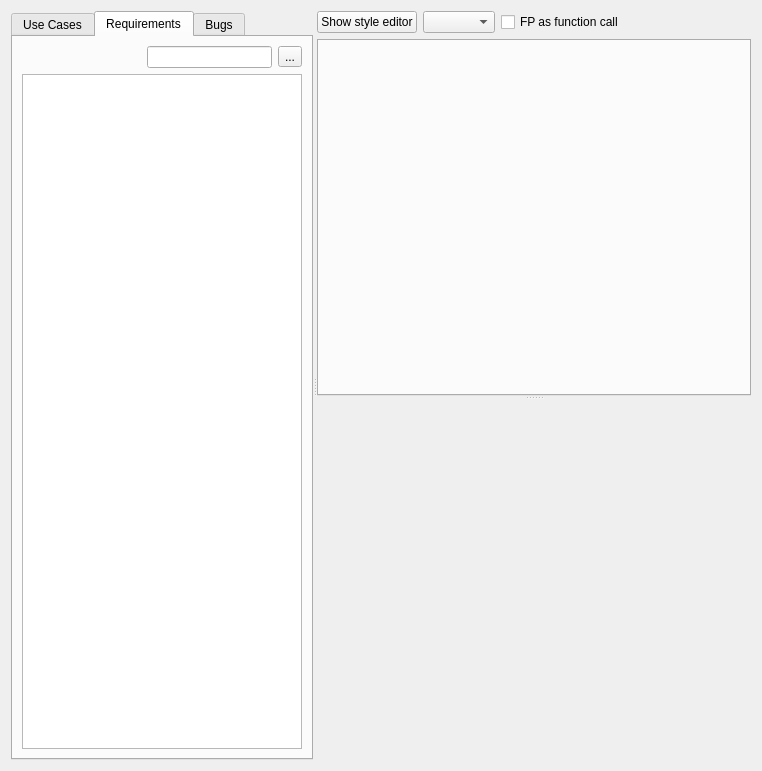
<?xml version="1.0" encoding="UTF-8"?>
<ui version="4.0">
 <class>Form</class>
 <widget class="QWidget" name="Form">
  <property name="geometry">
   <rect>
    <x>0</x>
    <y>0</y>
    <width>762</width>
    <height>771</height>
   </rect>
  </property>
  <property name="windowTitle">
   <string>Form</string>
  </property>
  <layout class="QVBoxLayout" name="verticalLayout_4">
   <item>
    <widget class="QSplitter" name="splitter_2">
     <property name="orientation">
      <enum>Qt::Horizontal</enum>
     </property>
     <widget class="QTabWidget" name="tabWidget">
      <property name="sizePolicy">
       <sizepolicy hsizetype="Preferred" vsizetype="Expanding">
        <horstretch>0</horstretch>
        <verstretch>0</verstretch>
       </sizepolicy>
      </property>
      <property name="minimumSize">
       <size>
        <width>0</width>
        <height>0</height>
       </size>
      </property>
      <property name="currentIndex">
       <number>1</number>
      </property>
      <widget class="QWidget" name="tab_2">
       <attribute name="title">
        <string>Use Cases</string>
       </attribute>
       <layout class="QVBoxLayout" name="verticalLayout_2">
        <item>
         <layout class="QHBoxLayout" name="horizontalLayout_3">
          <item>
           <spacer name="horizontalSpacer_3">
            <property name="orientation">
             <enum>Qt::Horizontal</enum>
            </property>
            <property name="sizeHint" stdset="0">
             <size>
              <width>40</width>
              <height>20</height>
             </size>
            </property>
           </spacer>
          </item>
          <item>
           <widget class="QLineEdit" name="edtFindUseCase"/>
          </item>
          <item>
           <widget class="QToolButton" name="btnFindUseCase">
            <property name="text">
             <string>...</string>
            </property>
            <property name="icon">
             <iconset theme="edit-find">
              <normaloff/>
             </iconset>
            </property>
           </widget>
          </item>
         </layout>
        </item>
        <item>
         <widget class="ModelItemTree" name="treeUseCases">
          <property name="contextMenuPolicy">
           <enum>Qt::ActionsContextMenu</enum>
          </property>
          <property name="editTriggers">
           <set>QAbstractItemView::EditKeyPressed</set>
          </property>
          <property name="dragEnabled">
           <bool>true</bool>
          </property>
          <property name="dragDropMode">
           <enum>QAbstractItemView::DragDrop</enum>
          </property>
          <property name="defaultDropAction">
           <enum>Qt::IgnoreAction</enum>
          </property>
          <property name="selectionMode">
           <enum>QAbstractItemView::ExtendedSelection</enum>
          </property>
          <property name="headerHidden">
           <bool>true</bool>
          </property>
          <column>
           <property name="text">
            <string notr="true">1</string>
           </property>
          </column>
         </widget>
        </item>
        <item>
         <widget class="QGroupBox" name="groupBox">
          <property name="sizePolicy">
           <sizepolicy hsizetype="Expanding" vsizetype="Expanding">
            <horstretch>0</horstretch>
            <verstretch>0</verstretch>
           </sizepolicy>
          </property>
          <property name="title">
           <string>Available Blocks</string>
          </property>
          <layout class="QVBoxLayout" name="verticalLayout_3">
           <item>
            <layout class="QHBoxLayout" name="horizontalLayout_4">
             <item>
              <spacer name="horizontalSpacer_4">
               <property name="orientation">
                <enum>Qt::Horizontal</enum>
               </property>
               <property name="sizeHint" stdset="0">
                <size>
                 <width>40</width>
                 <height>20</height>
                </size>
               </property>
              </spacer>
             </item>
             <item>
              <widget class="QLineEdit" name="edtFindBlock"/>
             </item>
             <item>
              <widget class="QToolButton" name="btnFindBlock">
               <property name="text">
                <string>...</string>
               </property>
               <property name="icon">
                <iconset theme="edit-find">
                 <normaloff/>
                </iconset>
               </property>
              </widget>
             </item>
            </layout>
           </item>
           <item>
            <widget class="ModelItemTree" name="treeBlocks">
             <property name="contextMenuPolicy">
              <enum>Qt::ActionsContextMenu</enum>
             </property>
             <property name="editTriggers">
              <set>QAbstractItemView::EditKeyPressed</set>
             </property>
             <property name="dragEnabled">
              <bool>true</bool>
             </property>
             <property name="dragDropMode">
              <enum>QAbstractItemView::DragDrop</enum>
             </property>
             <property name="defaultDropAction">
              <enum>Qt::IgnoreAction</enum>
             </property>
             <property name="selectionMode">
              <enum>QAbstractItemView::ExtendedSelection</enum>
             </property>
             <property name="rootIsDecorated">
              <bool>true</bool>
             </property>
             <property name="headerHidden">
              <bool>true</bool>
             </property>
             <column>
              <property name="text">
               <string notr="true">1</string>
              </property>
             </column>
            </widget>
           </item>
          </layout>
         </widget>
        </item>
       </layout>
      </widget>
      <widget class="QWidget" name="tab_4">
       <attribute name="title">
        <string>Requirements</string>
       </attribute>
       <layout class="QVBoxLayout" name="verticalLayout_6">
        <item>
         <layout class="QVBoxLayout" name="verticalLayout_5">
          <item>
           <layout class="QHBoxLayout" name="horizontalLayout">
            <item>
             <spacer name="horizontalSpacer_2">
              <property name="orientation">
               <enum>Qt::Horizontal</enum>
              </property>
              <property name="sizeHint" stdset="0">
               <size>
                <width>40</width>
                <height>20</height>
               </size>
              </property>
             </spacer>
            </item>
            <item>
             <widget class="QLineEdit" name="edtFindReq"/>
            </item>
            <item>
             <widget class="QToolButton" name="btnFindReq">
              <property name="text">
               <string>...</string>
              </property>
              <property name="icon">
               <iconset theme="edit-find">
                <normaloff/>
               </iconset>
              </property>
              <property name="toolButtonStyle">
               <enum>Qt::ToolButtonIconOnly</enum>
              </property>
             </widget>
            </item>
           </layout>
          </item>
          <item>
           <widget class="ModelItemTree" name="treeRequirements">
            <property name="contextMenuPolicy">
             <enum>Qt::ActionsContextMenu</enum>
            </property>
            <property name="editTriggers">
             <set>QAbstractItemView::EditKeyPressed</set>
            </property>
            <property name="dragEnabled">
             <bool>true</bool>
            </property>
            <property name="dragDropMode">
             <enum>QAbstractItemView::DragDrop</enum>
            </property>
            <property name="defaultDropAction">
             <enum>Qt::IgnoreAction</enum>
            </property>
            <property name="selectionMode">
             <enum>QAbstractItemView::ExtendedSelection</enum>
            </property>
            <property name="headerHidden">
             <bool>true</bool>
            </property>
            <column>
             <property name="text">
              <string notr="true">1</string>
             </property>
            </column>
           </widget>
          </item>
         </layout>
        </item>
       </layout>
      </widget>
      <widget class="QWidget" name="bugs">
       <attribute name="title">
        <string>Bugs</string>
       </attribute>
       <layout class="QVBoxLayout" name="verticalLayout_8">
        <item>
         <layout class="QVBoxLayout" name="verticalLayout_7">
          <item>
           <layout class="QHBoxLayout" name="horizontalLayout_5">
            <item>
             <spacer name="horizontalSpacer_5">
              <property name="orientation">
               <enum>Qt::Horizontal</enum>
              </property>
              <property name="sizeHint" stdset="0">
               <size>
                <width>40</width>
                <height>20</height>
               </size>
              </property>
             </spacer>
            </item>
            <item>
             <widget class="QLineEdit" name="edtFindBug"/>
            </item>
            <item>
             <widget class="QToolButton" name="btnFindBug">
              <property name="text">
               <string>...</string>
              </property>
              <property name="icon">
               <iconset theme="edit-find">
                <normaloff/>
               </iconset>
              </property>
              <property name="toolButtonStyle">
               <enum>Qt::ToolButtonIconOnly</enum>
              </property>
             </widget>
            </item>
           </layout>
          </item>
          <item>
           <widget class="ModelItemTree" name="treeBugs">
            <property name="contextMenuPolicy">
             <enum>Qt::ActionsContextMenu</enum>
            </property>
            <property name="editTriggers">
             <set>QAbstractItemView::EditKeyPressed</set>
            </property>
            <property name="dragEnabled">
             <bool>true</bool>
            </property>
            <property name="dragDropMode">
             <enum>QAbstractItemView::DragDrop</enum>
            </property>
            <property name="defaultDropAction">
             <enum>Qt::IgnoreAction</enum>
            </property>
            <property name="selectionMode">
             <enum>QAbstractItemView::ExtendedSelection</enum>
            </property>
            <property name="headerHidden">
             <bool>true</bool>
            </property>
            <column>
             <property name="text">
              <string notr="true">1</string>
             </property>
            </column>
           </widget>
          </item>
         </layout>
        </item>
       </layout>
      </widget>
     </widget>
     <widget class="QSplitter" name="splitter">
      <property name="sizePolicy">
       <sizepolicy hsizetype="Preferred" vsizetype="Expanding">
        <horstretch>1</horstretch>
        <verstretch>0</verstretch>
       </sizepolicy>
      </property>
      <property name="frameShape">
       <enum>QFrame::NoFrame</enum>
      </property>
      <property name="orientation">
       <enum>Qt::Vertical</enum>
      </property>
      <widget class="QWidget" name="layoutWidget">
       <layout class="QVBoxLayout" name="verticalLayout">
        <item>
         <layout class="QHBoxLayout" name="horizontalLayout_2">
          <item>
           <widget class="QPushButton" name="btnShowStyles">
            <property name="text">
             <string>Show style editor</string>
            </property>
           </widget>
          </item>
          <item>
           <widget class="QComboBox" name="cmbRole"/>
          </item>
          <item>
           <widget class="QCheckBox" name="chkFunctionFP">
            <property name="toolTip">
             <string/>
            </property>
            <property name="statusTip">
             <string/>
            </property>
            <property name="whatsThis">
             <string/>
            </property>
            <property name="text">
             <string>FP as function call</string>
            </property>
            <property name="tristate">
             <bool>false</bool>
            </property>
           </widget>
          </item>
          <item>
           <spacer name="horizontalSpacer">
            <property name="orientation">
             <enum>Qt::Horizontal</enum>
            </property>
            <property name="sizeHint" stdset="0">
             <size>
              <width>40</width>
              <height>20</height>
             </size>
            </property>
           </spacer>
          </item>
         </layout>
        </item>
        <item>
         <widget class="QTabWidget" name="tabGraphicViews">
          <property name="sizePolicy">
           <sizepolicy hsizetype="Expanding" vsizetype="Expanding">
            <horstretch>1</horstretch>
            <verstretch>3</verstretch>
           </sizepolicy>
          </property>
          <property name="currentIndex">
           <number>-1</number>
          </property>
          <property name="tabsClosable">
           <bool>true</bool>
          </property>
          <property name="movable">
           <bool>true</bool>
          </property>
         </widget>
        </item>
       </layout>
      </widget>
      <widget class="QScrollArea" name="areaDetails">
       <property name="sizePolicy">
        <sizepolicy hsizetype="Expanding" vsizetype="Preferred">
         <horstretch>1</horstretch>
         <verstretch>0</verstretch>
        </sizepolicy>
       </property>
       <property name="frameShape">
        <enum>QFrame::NoFrame</enum>
       </property>
       <property name="lineWidth">
        <number>0</number>
       </property>
       <property name="widgetResizable">
        <bool>true</bool>
       </property>
       <widget class="QWidget" name="scrlDetails">
        <property name="geometry">
         <rect>
          <x>0</x>
          <y>0</y>
          <width>469</width>
          <height>335</height>
         </rect>
        </property>
       </widget>
      </widget>
     </widget>
    </widget>
   </item>
  </layout>
 </widget>
 <customwidgets>
  <customwidget>
   <class>ModelItemTree</class>
   <extends>QTreeWidget</extends>
   <header>gui/design/modelitemtree.h</header>
  </customwidget>
 </customwidgets>
 <resources/>
 <connections/>
</ui>
